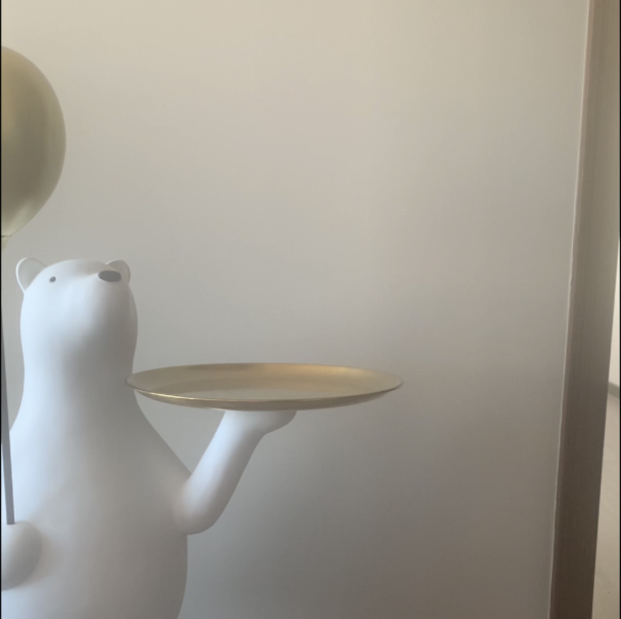
#> input picture segmentation/right.png, 1242 x 1237 px (shown at 1/2 size)
$ python GrabCut.py
#> lines starting #> are read from the running program, lines starting #| are printed output that depends on the picture
#> further down, img is the input picture: shape (1237, 1242, 3); mean B, G, R 148, 157.3, 161.7
# -*- coding:utf-8 -*-


import cv2
import numpy as np
import time

img_src = 'right.png'

drawing = False
mode = False

class GrabCut:
    def __init__(self, t_img):
        self.img = t_img
        self.img_raw = img.copy()
        self.img_width = img.shape[0]
#> self.img_width = 1237

        self.img_height = img.shape[1]
#> self.img_height = 1242

        self.scale_size = 640 * self.img_width // self.img_height
#> self.scale_size = 637
        if self.img_width > 640:
            self.img = cv2.resize(self.img, (640, self.scale_size), interpolation=cv2.INTER_AREA)
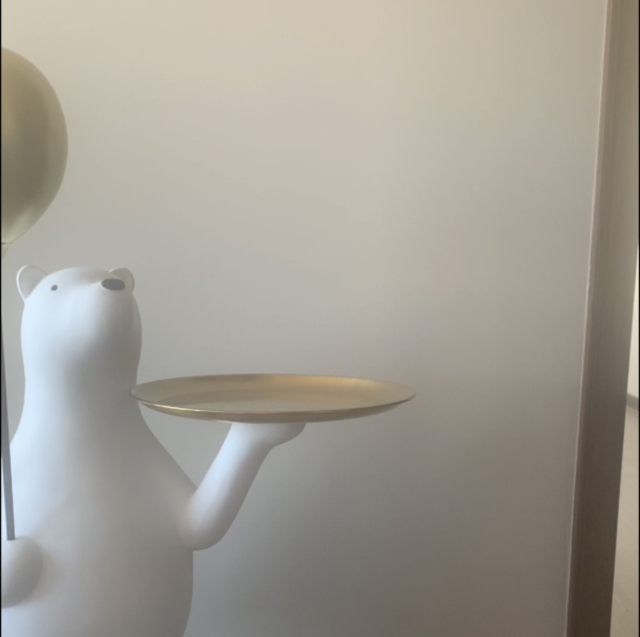
#> self.img: shape (637, 640, 3); mean B, G, R 148, 157.3, 161.7
        self.img_show = self.img.copy()
        self.img_gc = self.img.copy()
        self.img_gc = cv2.GaussianBlur(self.img_gc, (3, 3), 0)
        self.lb_up = False
        self.rb_up = False
        self.lb_down = False
        self.rb_down = False

        self.mask = np.full(self.img.shape[:2], 2, dtype=np.uint8)

        self.firt_choose = True

    # 鼠标的回调函数
# [53 lines left out: function mouse_event2, not called in this run]

if __name__ == '__main__':
    img = cv2.imread(img_src)
    if img is None:
        print('error: 图像为空')
    g_img = GrabCut(img)

    cv2.namedWindow('image')  # 定义鼠标的回调函数
    cv2.setMouseCallback('image', mouse_event2, g_img)
    while (True):
        cv2.imshow('image', g_img.img_show)
        if g_img.lb_up or g_img.rb_up:
            g_img.lb_up = False
            g_img.rb_up = False
            start = time.process_time()
            bgdModel = np.zeros((1, 65), np.float64)
            fgdModel = np.zeros((1, 65), np.float64)

            rect = (1, 1, g_img.img.shape[1], g_img.img.shape[0])

            print(g_img.mask)
            mask = g_img.mask
           # cv2.imshow('mask', mask)
            g_img.img_gc = g_img.img.copy()
            cv2.grabCut(g_img.img_gc, mask, rect, bgdModel, fgdModel, 5, cv2.GC_INIT_WITH_MASK)
            elapsed = (time.process_time() - start)
            mask2 = np.where((mask == 2) | (mask == 0), 0, 1).astype('uint8')  # 0和2做背景
            g_img.img_gc = g_img.img_gc * mask2[:, :, np.newaxis] # 使用蒙板来获取前景区域
            cv2.imshow('result', g_img.img_gc)

            print("Time used:", elapsed)
        if cv2.waitKey(20) == 27:
#> (key Esc is pressed here)
            break

$ run again, with segmentation/left.png copied over segmentation/right.png
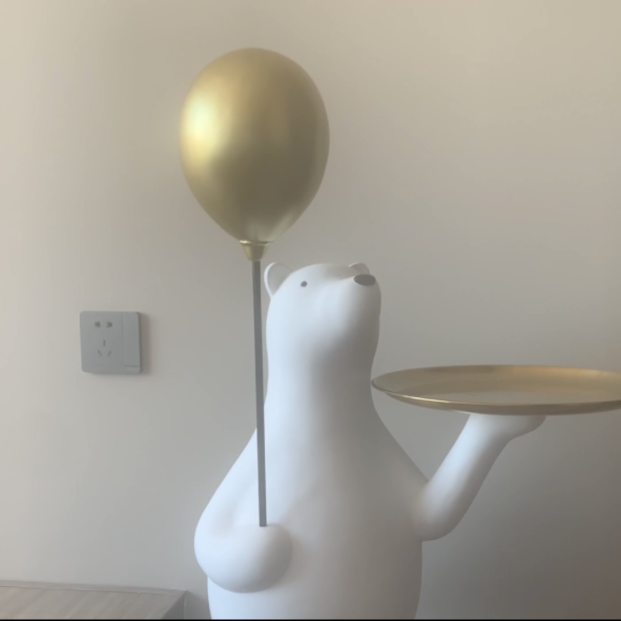
#> input picture segmentation/left.png, 1242 x 1242 px (shown at 1/2 size)
#> img is the input picture: shape (1242, 1242, 3); mean B, G, R 154.5, 163.6, 167.1
#> in __init__, `self.img = cv2.resize(self.img, (640, self.scale_size), interpolation=..`:
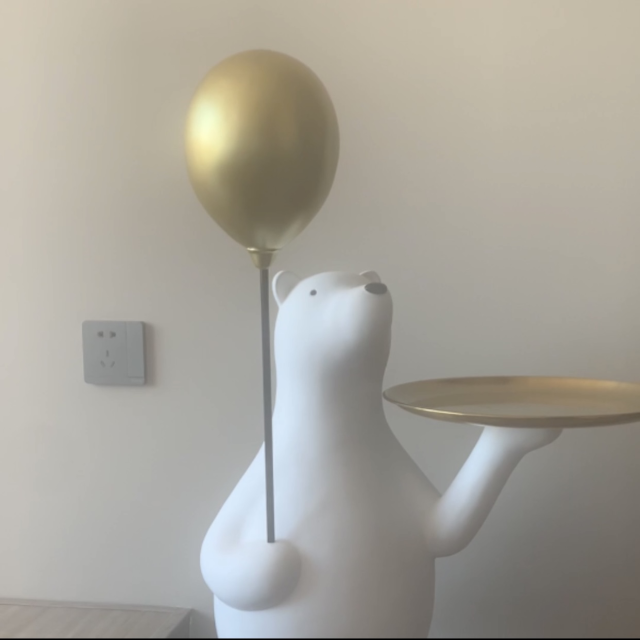
#> self.img: shape (640, 640, 3); mean B, G, R 154.5, 163.6, 167.1
